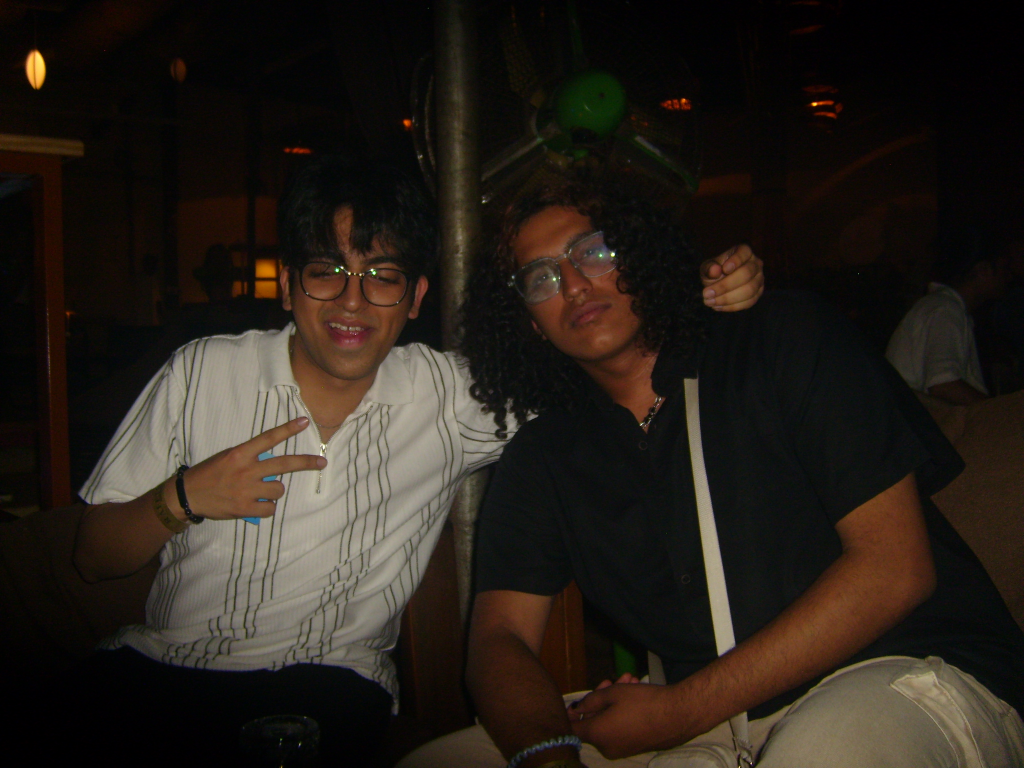
#> input picture tmp/1.jpg, 3072 x 2304 px (shown at 1/3 size)
$ python engine.py
#> lines starting #> are read from the running program, lines starting #| are printed output that depends on the picture
from PIL import Image
from pillow_lut import load_cube_file

def apply_rio_mask(background_img, overlay_img, output_img, opacity=0.45):
#> called with background_img = 'tmp/1.jpg', overlay_img = 'tmp/overlay.jpg', output_img = 'tmp/out.png', opacity = 0.45
    background = Image.open(background_img).convert("RGBA")
    overlay = Image.open(overlay_img).convert("RGBA")
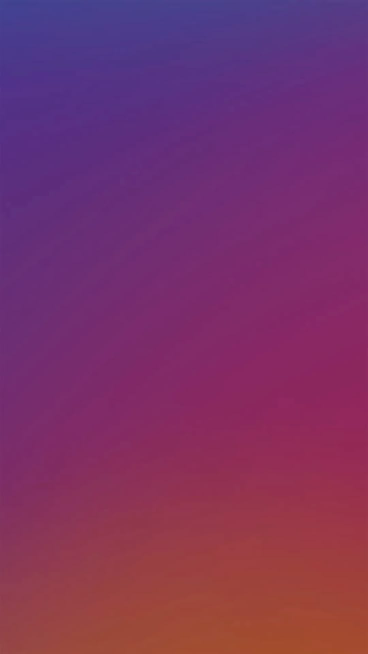
#> input picture tmp/overlay.jpg, 736 x 1308 px (shown at 1/2 size)

    overlay = overlay.resize(background.size, Image.LANCZOS)
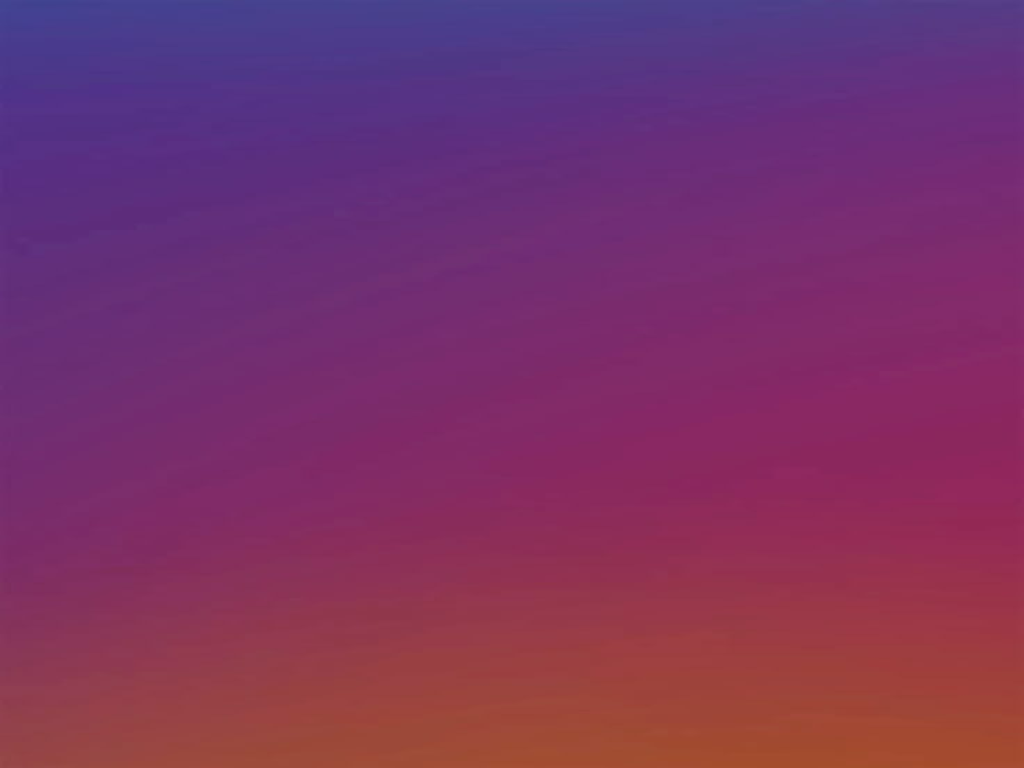
#> overlay: PIL image 3072x2304 RGBA (shown at 1/3 size); mean R, G, B, A 122.8, 50.7, 102.6, 255

    alpha = overlay.split()[3]
#> alpha: PIL image 3072x2304 L; every value is 255
    alpha = alpha.point(lambda p: int(p * 0.45))
#> alpha: PIL image 3072x2304 L; every value is 114
    overlay.putalpha(alpha)
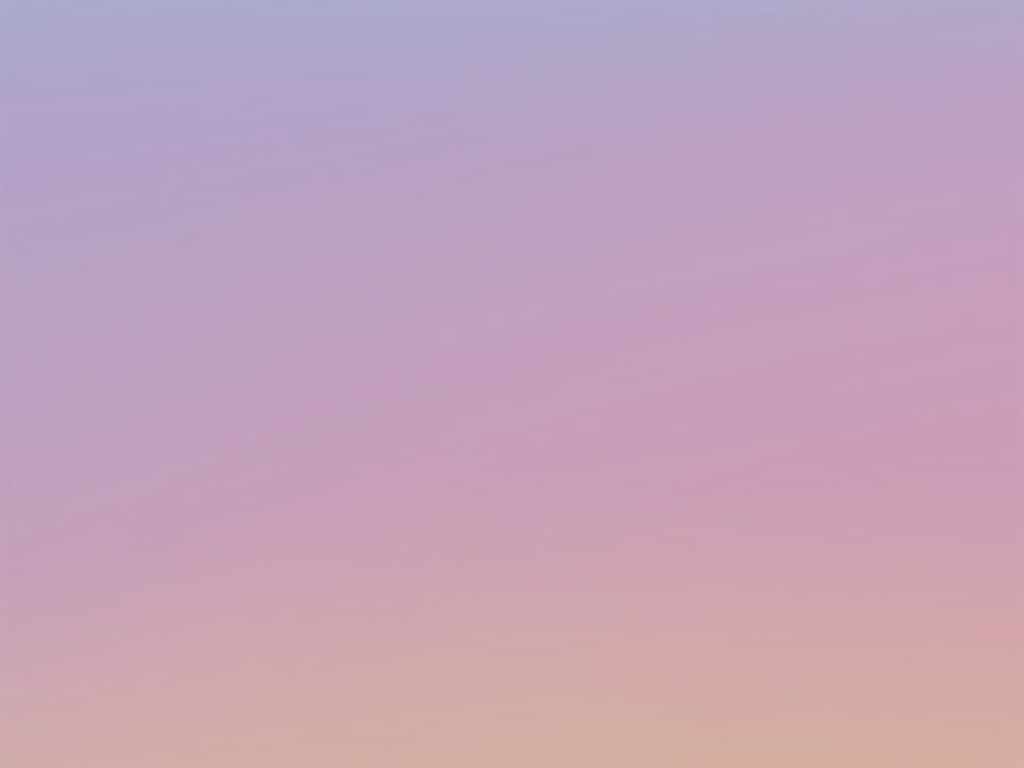
#> overlay: PIL image 3072x2304 RGBA (shown at 1/3 size); mean R, G, B, A 122.8, 50.7, 102.6, 114; transparent parts drawn white

    rio = Image.alpha_composite(background,overlay)
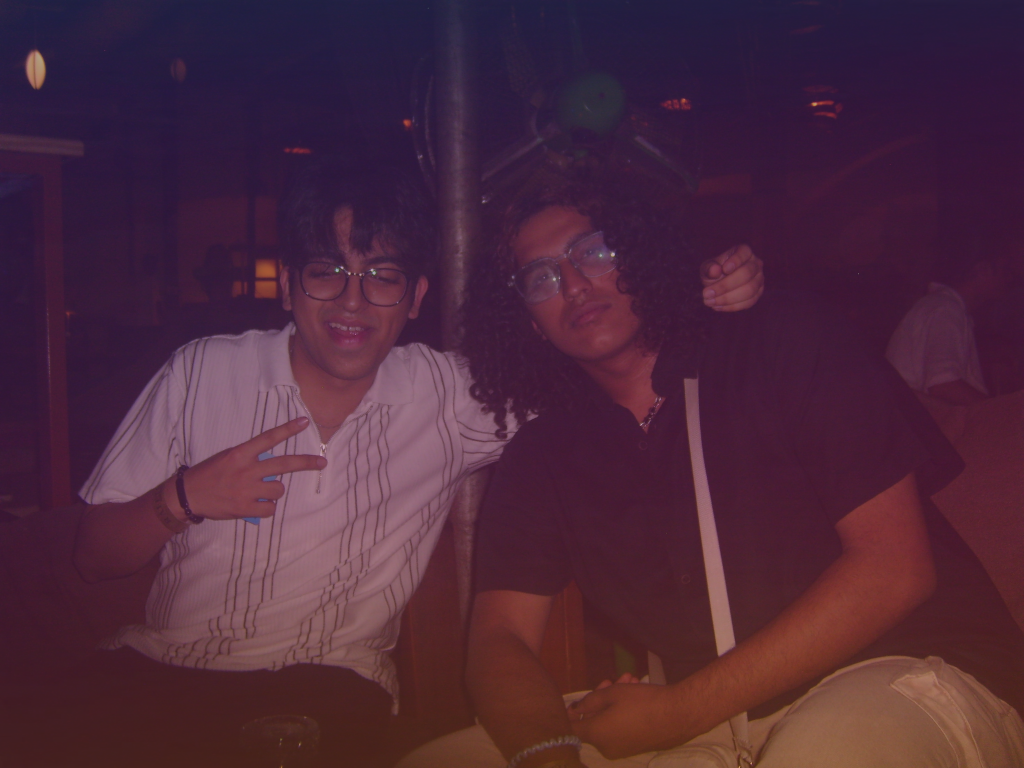
#> rio: PIL image 3072x2304 RGBA (shown at 1/3 size); mean R, G, B, A 76.7, 40.7, 60.2, 255

    rio.save(output_img)

apply_rio_mask("tmp/1.jpg", 'tmp/overlay.jpg', 'tmp/out.png')


def apply_rio_lut(input_path, output_path, lut_path='rio_filter.cube'):
#> called with input_path = 'tmp/1.jpg', output_path = 'tmp/out.png', lut_path = '/tmp/rio.cube'
    img = Image.open(input_path)
#> img is the input picture: PIL image 3072x2304 RGB; mean R, G, B 39.5, 32.6, 25.9
    lut = load_cube_file(lut_path)

    # Apply the LUT
    result = img.filter(lut)

    result.save(output_path)

apply_rio_lut("tmp/1.jpg", 'tmp/out.png', '/tmp/rio.cube')
#> (the call stopped at in apply_rio_lut, `lut = load_cube_file(lut_path)`: pillow_lut is not available in this run)
